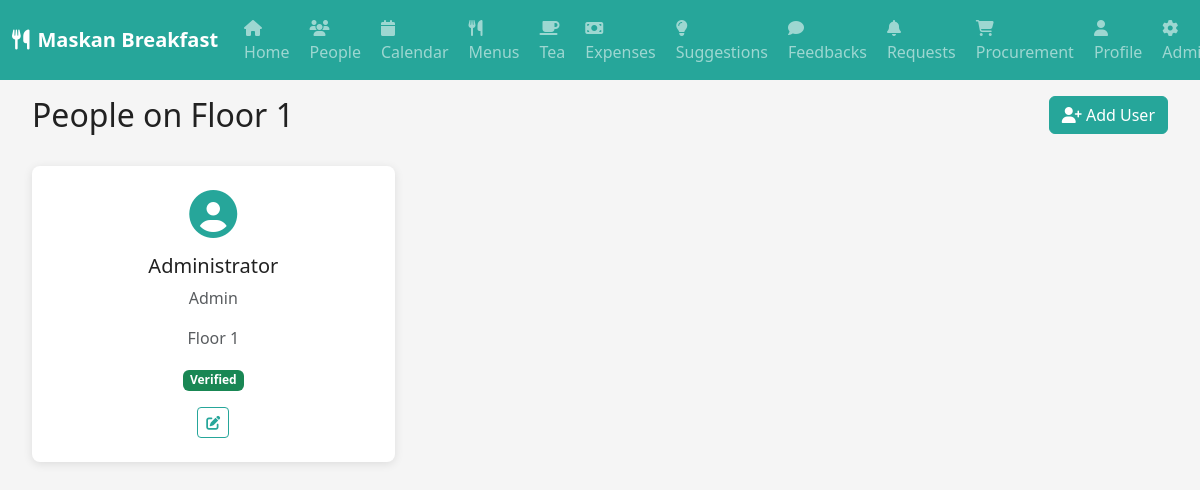
The app's page /people (signed in), older data.
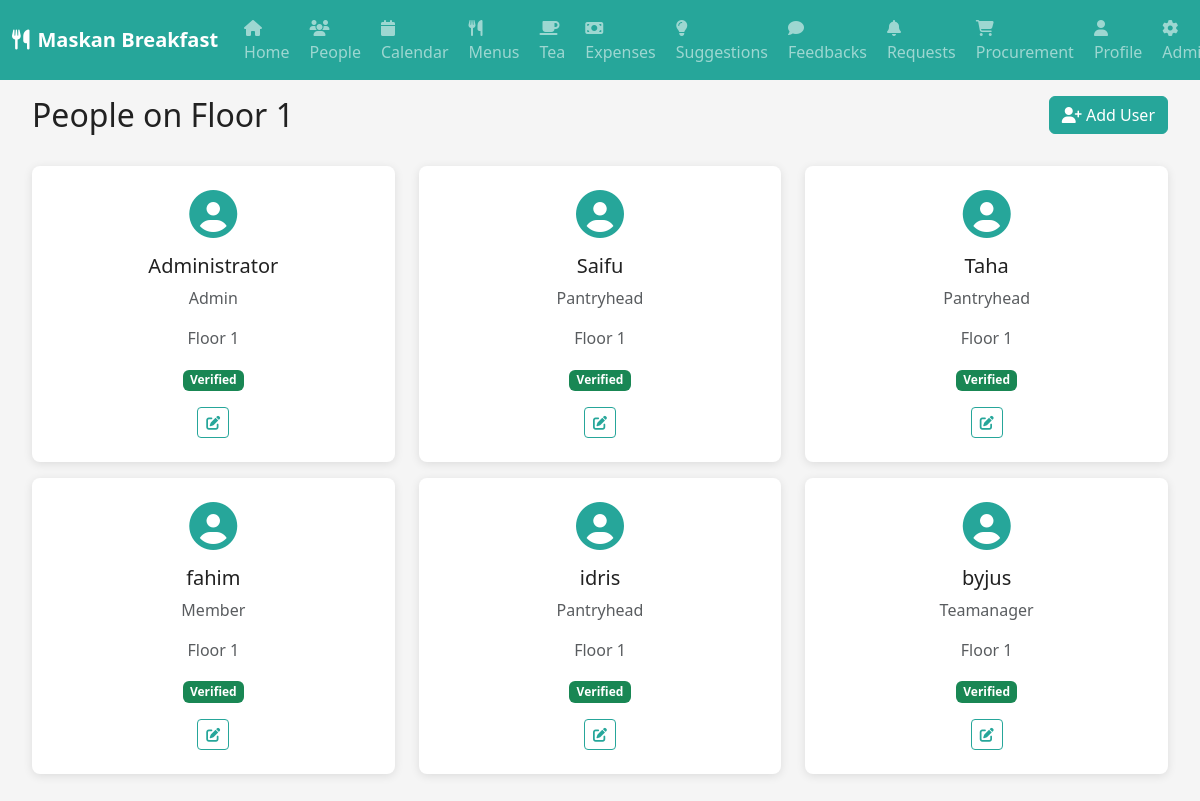
The same page, newer data.
### models.py (models this page shows)
class User(db.Model):
    id = db.Column(db.Integer, primary_key=True)
    username = db.Column(db.String(64), unique=True, nullable=True)
    email = db.Column(db.String(120), unique=True, nullable=False)
    password_hash = db.Column(db.String(256))
    role = db.Column(db.String(20), nullable=False)
    floor = db.Column(db.Integer, nullable=True)
    is_verified = db.Column(db.Boolean, default=False)
    profile_pic = db.Column(db.String(200), nullable=True)
    created_at = db.Column(db.DateTime, default=datetime.utcnow)
    updated_at = db.Column(db.DateTime, default=datetime.utcnow, onupdate=datetime.utcnow)

### routes.py (the view)
@app.route('/people')
def people():
    if 'user_id' not in session:
        return redirect(url_for('login'))
    user = User.query.get(session['user_id'])
    users = User.query.filter_by(floor=user.floor).all()
    return render_template('people.html', user=user, users=users)

### routes.py (called while the page is built)
@app.context_processor
def inject_user():
    if 'user_id' in session:
        user = User.query.get(session['user_id'])
        return dict(current_user=user)
    return dict(current_user=None)

### templates/people.html (shortened to what this page needs)
{% extends "base.html" %}
{% block content %}
<div class="container-fluid">
    <div class="row mb-4">
        <div class="col-md-6">
            <h2>People on Floor {{ current_user.floor }}</h2>
        </div>
        <div class="col-md-6 text-end">
            {% if current_user.role == 'admin' %}
            <button class="btn btn-teal" data-bs-toggle="modal" data-bs-target="#addUserModal">
                <i class="fas fa-user-plus"></i> Add User
            </button>
            {% endif %}
        </div>
    </div>
    <div class="row">
        {% for person in users %}
        <div class="col-md-6 col-lg-4 mb-3">
            <div class="people-card">
                <div class="people-avatar">
                    <i class="fas fa-user-circle fa-3x"></i>
                </div>
                <div class="people-info">
                    <h5>{{ person.username or person.email }}</h5>
                    <p class="text-muted">{{ person.role.title() }}</p>
                    <p class="text-muted">Floor {{ person.floor }}</p>
                    {% if person.is_verified %}
                        <span class="badge bg-success">Verified</span>
                    {% else %}
                        <span class="badge bg-warning">Pending Verification</span>
                    {% endif %}
                </div>
                {% if current_user.role == 'admin' %}
                <div class="people-actions">
                    <button class="btn btn-sm btn-outline-teal" onclick="editUser({{ person.id }})">
                        <i class="fas fa-edit"></i>
                    </button>
                </div>
                {% endif %}
            </div>
        </div>
        {% endfor %}
    </div>
</div>
{% endblock %}

### templates/base.html (shortened to what this page needs)
<!DOCTYPE html>
<html lang="en">
<head>
    <link href="https://cdn.jsdelivr.net/npm/bootstrap@5.3.0/dist/css/bootstrap.min.css" rel="stylesheet">
    <link rel="stylesheet" href="https://cdnjs.cloudflare.com/ajax/libs/font-awesome/6.4.0/css/all.min.css">
    <link rel="stylesheet" href="{{ url_for('static', filename='style.css') }}">
</head>
<body>
    {% if current_user %}
    <nav class="navbar navbar-expand-lg navbar-dark bg-teal fixed-top">
        <div class="container-fluid">
            <a class="navbar-brand" href="{{ url_for('dashboard') }}">
                <i class="fas fa-utensils me-2"></i>Maskan Breakfast
            </a>
            <div class="collapse navbar-collapse" id="navbarNav">
                <ul class="navbar-nav me-auto">
                    <li class="nav-item">
                        <a class="nav-link" href="{{ url_for('home') }}">
                            <i class="fas fa-home"></i> Home
                        </a>
                    </li>
                    <li class="nav-item">
                        <a class="nav-link" href="{{ url_for('people') }}">
                            <i class="fas fa-users"></i> People
                        </a>
                    </li>
                    <li class="nav-item">
                        <a class="nav-link" href="{{ url_for('calendar') }}">
                            <i class="fas fa-calendar"></i> Calendar
                        </a>
                    </li>
                    <li class="nav-item">
                        <a class="nav-link" href="{{ url_for('menus') }}">
                            <i class="fas fa-utensils"></i> Menus
                        </a>
                    </li>
                    <li class="nav-item">
                        <a class="nav-link" href="{{ url_for('tea') }}">
                            <i class="fas fa-coffee"></i> Tea
                        </a>
                    </li>
                    <li class="nav-item">
                        <a class="nav-link" href="{{ url_for('expenses') }}">
                            <i class="fas fa-money-bill"></i> Expenses
                        </a>
                    </li>
                    <li class="nav-item">
                        <a class="nav-link" href="{{ url_for('suggestions') }}">
                            <i class="fas fa-lightbulb"></i> Suggestions
                        </a>
                    </li>
                    <li class="nav-item">
                        <a class="nav-link" href="{{ url_for('feedbacks') }}">
                            <i class="fas fa-comment"></i> Feedbacks
                        </a>
                    </li>
                    <li class="nav-item">
                        <a class="nav-link" href="{{ url_for('requests') }}">
                            <i class="fas fa-bell"></i> Requests
                        </a>
                    </li>
                    <li class="nav-item">
                        <a class="nav-link" href="{{ url_for('procurement') }}">
                            <i class="fas fa-shopping-cart"></i> Procurement
                        </a>
                    </li>
                    <li class="nav-item">
                        <a class="nav-link" href="{{ url_for('profile') }}">
                            <i class="fas fa-user"></i> Profile
                        </a>
                    </li>
                    {% if current_user.role == 'admin' %}
                    <li class="nav-item">
                        <a class="nav-link" href="{{ url_for('admin') }}">
                            <i class="fas fa-cog"></i> Admin
                        </a>
                    </li>
                    {% endif %}
                </ul>
            </div>
        </div>
    </nav>
    {% endif %}
    <main class="{% if current_user %}main-content{% endif %}">
        {% block content %}{% endblock %}
    </main>
</body>
</html>

### static/style.css (style rules this page uses)
:root { --teal-primary: #26A69A; --teal-dark: #00695C; --teal-light: #4DB6AC; --teal-lighter: #B2DFDB; --white: #FFFFFF; --light-gray: #F5F5F5; --gray: #9E9E9E; --dark-gray: #424242; --black: #212121; --success: #4CAF50; --warning: #FF9800; --danger: #F44336; --info: #2196F3; --shadow: 0 2px 10px rgba(0,0,0,0.1); --shadow-hover: 0 4px 20px rgba(0,0,0,0.15); --border-radius: 8px; --transition: all 0.3s ease; }
* { box-sizing: border-box; }
body { font-family: 'Segoe UI', Tahoma, Geneva, Verdana, sans-serif; background-color: var(--light-gray); color: var(--black); transition: var(--transition); }
.bg-teal { background-color: var(--teal-primary) !important; }
.navbar-brand { font-weight: bold; font-size: 1.25rem; }
.nav-link { transition: var(--transition); border-radius: var(--border-radius); margin: 0 2px; }
.main-content { margin-top: 76px; padding: 20px; }
.btn-teal { background-color: var(--teal-primary); border-color: var(--teal-primary); color: var(--white); transition: var(--transition); }
.btn-outline-teal { color: var(--teal-primary); border-color: var(--teal-primary); transition: var(--transition); }
.people-card { background: var(--white); border-radius: var(--border-radius); padding: 1.5rem; box-shadow: var(--shadow); transition: var(--transition); text-align: center; }
.people-avatar { color: var(--teal-primary); margin-bottom: 1rem; }
.people-info h5 { margin-bottom: 0.5rem; color: var(--black); }
.people-actions { margin-top: 1rem; }
.badge { font-size: 0.75em; padding: 0.4em 0.6em; }

Row changes from the older to the newer data that the page shows:
added User: username "Saifu", role "Pantryhead", floor "1", is_verified "Verified"
added User: username "Taha", role "Pantryhead", floor "1", is_verified "Verified"
added User: username "fahim", role "Member", floor "1", is_verified "Verified"
added User: username "idris", role "Pantryhead", floor "1", is_verified "Verified"
added User: username "byjus", role "Teamanager", floor "1", is_verified "Verified"
